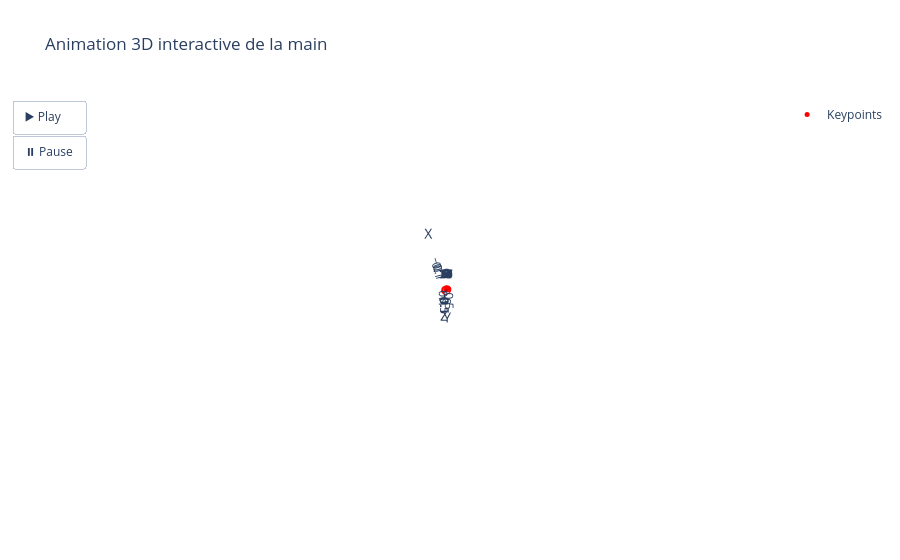

Notebook code for this chart:
### Code cell
animation(dfv, type_coord='REL')

### Figure 1 — Plotly figure (JSON) as saved in the notebook; plotly's stock layout.template omitted (floating-point values rounded to 4 significant figures)
{"data": [{"marker": {"color": "red", "size": 5}, "mode": "markers+text", "name": "Keypoints", "text": ["0", "1", "2", "3", "4", "5", "6", "7", "8", "9", "10", "11", "12", "13", "14", "15", "16", "17", "18", "19", "20"], "textposition": "top center", "type": "scatter3d", "x": [-0.002514, -0.02434, -0.03661, -0.04375, -0.05052, -0.01655, -0.01884, -0.01999, -0.02021, -0.0008823, 0.002971, 0.00517, 0.007416, 0.01211, 0.01987, 0.0248, 0.02843, 0.02242, 0.03178, 0.03742, 0.04182], "y": [0.2351, 0.1862, 0.1189, 0.0577, 0.01083, 0.04178, -0.04568, -0.09536, -0.1349, 0.04221, -0.05337, -0.1129, -0.1579, 0.05842, -0.02504, -0.07778, -0.1181, 0.08409, 0.02748, -0.006742, -0.0349], "z": [0.01128, 0.00707, 0.004417, 0.0024, 0.0004196, 0.00455, 0.0008001, -0.001688, -0.003346, 0.00331, 0.0009339, -0.001386, -0.003336, 0.001675, -0.001937, -0.005055, -0.007273, -7.45e-05, -0.00344, -0.004438, -0.004885]}, {"line": {"color": "black", "width": 2}, "mode": "lines", "showlegend": false, "type": "scatter3d", "x": [-0.002514, -0.02434], "y": [0.2351, 0.1862], "z": [0.01128, 0.00707]}, {"line": {"color": "black", "width": 2}, "mode": "lines", "showlegend": false, "type": "scatter3d", "x": [-0.02434, -0.03661], "y": [0.1862, 0.1189], "z": [0.00707, 0.004417]}, {"line": {"color": "black", "width": 2}, "mode": "lines", "showlegend": false, "type": "scatter3d", "x": [-0.03661, -0.04375], "y": [0.1189, 0.0577], "z": [0.004417, 0.0024]}, {"line": {"color": "black", "width": 2}, "mode": "lines", "showlegend": false, "type": "scatter3d", "x": [-0.04375, -0.05052], "y": [0.0577, 0.01083], "z": [0.0024, 0.0004196]}, {"line": {"color": "black", "width": 2}, "mode": "lines", "showlegend": false, "type": "scatter3d", "x": [-0.002514, -0.01655], "y": [0.2351, 0.04178], "z": [0.01128, 0.00455]}, {"line": {"color": "black", "width": 2}, "mode": "lines", "showlegend": false, "type": "scatter3d", "x": [-0.01655, -0.01884], "y": [0.04178, -0.04568], "z": [0.00455, 0.0008001]}, {"line": {"color": "black", "width": 2}, "mode": "lines", "showlegend": false, "type": "scatter3d", "x": [-0.01884, -0.01999], "y": [-0.04568, -0.09536], "z": [0.0008001, -0.001688]}, {"line": {"color": "black", "width": 2}, "mode": "lines", "showlegend": false, "type": "scatter3d", "x": [-0.01999, -0.02021], "y": [-0.09536, -0.1349], "z": [-0.001688, -0.003346]}, {"line": {"color": "black", "width": 2}, "mode": "lines", "showlegend": false, "type": "scatter3d", "x": [-0.002514, -0.0008823], "y": [0.2351, 0.04221], "z": [0.01128, 0.00331]}, {"line": {"color": "black", "width": 2}, "mode": "lines", "showlegend": false, "type": "scatter3d", "x": [-0.0008823, 0.002971], "y": [0.04221, -0.05337], "z": [0.00331, 0.0009339]}, {"line": {"color": "black", "width": 2}, "mode": "lines", "showlegend": false, "type": "scatter3d", "x": [0.002971, 0.00517], "y": [-0.05337, -0.1129], "z": [0.0009339, -0.001386]}, {"line": {"color": "black", "width": 2}, "mode": "lines", "showlegend": false, "type": "scatter3d", "x": [0.00517, 0.007416], "y": [-0.1129, -0.1579], "z": [-0.001386, -0.003336]}, {"line": {"color": "black", "width": 2}, "mode": "lines", "showlegend": false, "type": "scatter3d", "x": [-0.002514, 0.01211], "y": [0.2351, 0.05842], "z": [0.01128, 0.001675]}, {"line": {"color": "black", "width": 2}, "mode": "lines", "showlegend": false, "type": "scatter3d", "x": [0.01211, 0.01987], "y": [0.05842, -0.02504], "z": [0.001675, -0.001937]}, {"line": {"color": "black", "width": 2}, "mode": "lines", "showlegend": false, "type": "scatter3d", "x": [0.01987, 0.0248], "y": [-0.02504, -0.07778], "z": [-0.001937, -0.005055]}, {"line": {"color": "black", "width": 2}, "mode": "lines", "showlegend": false, "type": "scatter3d", "x": [0.0248, 0.02843], "y": [-0.07778, -0.1181], "z": [-0.005055, -0.007273]}, {"line": {"color": "black", "width": 2}, "mode": "lines", "showlegend": false, "type": "scatter3d", "x": [-0.002514, 0.02242], "y": [0.2351, 0.08409], "z": [0.01128, -7.45e-05]}, {"line": {"color": "black", "width": 2}, "mode": "lines", "showlegend": false, "type": "scatter3d", "x": [0.02242, 0.03178], "y": [0.08409, 0.02748], "z": [-7.45e-05, -0.00344]}, {"line": {"color": "black", "width": 2}, "mode": "lines", "showlegend": false, "type": "scatter3d", "x": [0.03178, 0.03742], "y": [0.02748, -0.006742], "z": [-0.00344, -0.004438]}, {"line": {"color": "black", "width": 2}, "mode": "lines", "showlegend": false, "type": "scatter3d", "x": [0.03742, 0.04182], "y": [-0.006742, -0.0349], "z": [-0.004438, -0.004885]}], "layout": {"autosize": true, "scene": {"aspectmode": "cube", "aspectratio": {"x": 1, "y": 1, "z": 1}, "camera": {"center": {"x": 0, "y": 0, "z": 0}, "eye": {"x": 93.08, "y": 8.308, "z": 35.6}, "projection": {"type": "perspective"}, "up": {"x": -0.3655, "y": 0.2304, "z": 0.9018}}, "xaxis": {"range": [-0.1, 0.1], "title": {"text": "X"}, "type": "linear"}, "yaxis": {"range": [-0.5, 0.5], "title": {"text": "Y"}, "type": "linear"}, "zaxis": {"range": [-0.1, 0.1], "title": {"text": "Z"}, "type": "linear"}}, "title": {"text": "Animation 3D interactive de la main"}, "updatemenus": [{"active": 0, "buttons": [{"args": [null, {"frame": {"duration": 100, "redraw": true}, "fromcurrent": true}], "label": "▶️ Play", "method": "animate"}, {"args": [[null], {"frame": {"duration": 0, "redraw": false}, "mode": "immediate"}], "label": "⏸️ Pause", "method": "animate"}], "showactive": false, "type": "buttons"}]}}
